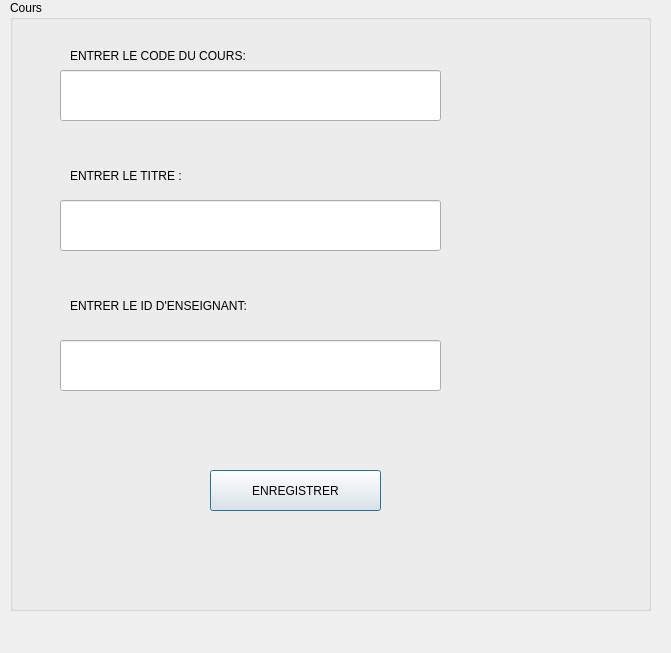
<?xml version="1.0" encoding="UTF-8"?>
<ui version="4.0">
 <class>coursDialog</class>
 <widget class="QDialog" name="coursDialog">
  <property name="geometry">
   <rect>
    <x>0</x>
    <y>0</y>
    <width>671</width>
    <height>653</height>
   </rect>
  </property>
  <property name="windowTitle">
   <string>Dialog</string>
  </property>
  <widget class="QGroupBox" name="groupBox">
   <property name="geometry">
    <rect>
     <x>10</x>
     <y>0</y>
     <width>641</width>
     <height>611</height>
    </rect>
   </property>
   <property name="title">
    <string>Cours</string>
   </property>
   <widget class="QPushButton" name="pushButton">
    <property name="geometry">
     <rect>
      <x>200</x>
      <y>470</y>
      <width>171</width>
      <height>41</height>
     </rect>
    </property>
    <property name="text">
     <string>ENREGISTRER</string>
    </property>
   </widget>
   <widget class="QLabel" name="label">
    <property name="geometry">
     <rect>
      <x>60</x>
      <y>40</y>
      <width>431</width>
      <height>31</height>
     </rect>
    </property>
    <property name="text">
     <string>ENTRER LE CODE DU COURS:</string>
    </property>
   </widget>
   <widget class="QLabel" name="label_2">
    <property name="geometry">
     <rect>
      <x>60</x>
      <y>160</y>
      <width>431</width>
      <height>31</height>
     </rect>
    </property>
    <property name="text">
     <string>ENTRER LE TITRE :</string>
    </property>
   </widget>
   <widget class="QLabel" name="label_3">
    <property name="geometry">
     <rect>
      <x>60</x>
      <y>290</y>
      <width>431</width>
      <height>31</height>
     </rect>
    </property>
    <property name="text">
     <string>ENTRER LE ID D'ENSEIGNANT:</string>
    </property>
   </widget>
   <widget class="QLineEdit" name="lineEdit">
    <property name="geometry">
     <rect>
      <x>50</x>
      <y>70</y>
      <width>381</width>
      <height>51</height>
     </rect>
    </property>
   </widget>
   <widget class="QLineEdit" name="lineEdit_2">
    <property name="geometry">
     <rect>
      <x>50</x>
      <y>200</y>
      <width>381</width>
      <height>51</height>
     </rect>
    </property>
   </widget>
   <widget class="QLineEdit" name="lineEdit_3">
    <property name="geometry">
     <rect>
      <x>50</x>
      <y>340</y>
      <width>381</width>
      <height>51</height>
     </rect>
    </property>
   </widget>
   <widget class="QLabel" name="label_4">
    <property name="geometry">
     <rect>
      <x>470</x>
      <y>160</y>
      <width>141</width>
      <height>141</height>
     </rect>
    </property>
    <property name="text">
     <string/>
    </property>
    <property name="pixmap">
     <pixmap>../cours.png</pixmap>
    </property>
    <property name="scaledContents">
     <bool>true</bool>
    </property>
   </widget>
  </widget>
 </widget>
 <resources/>
 <connections/>
</ui>
